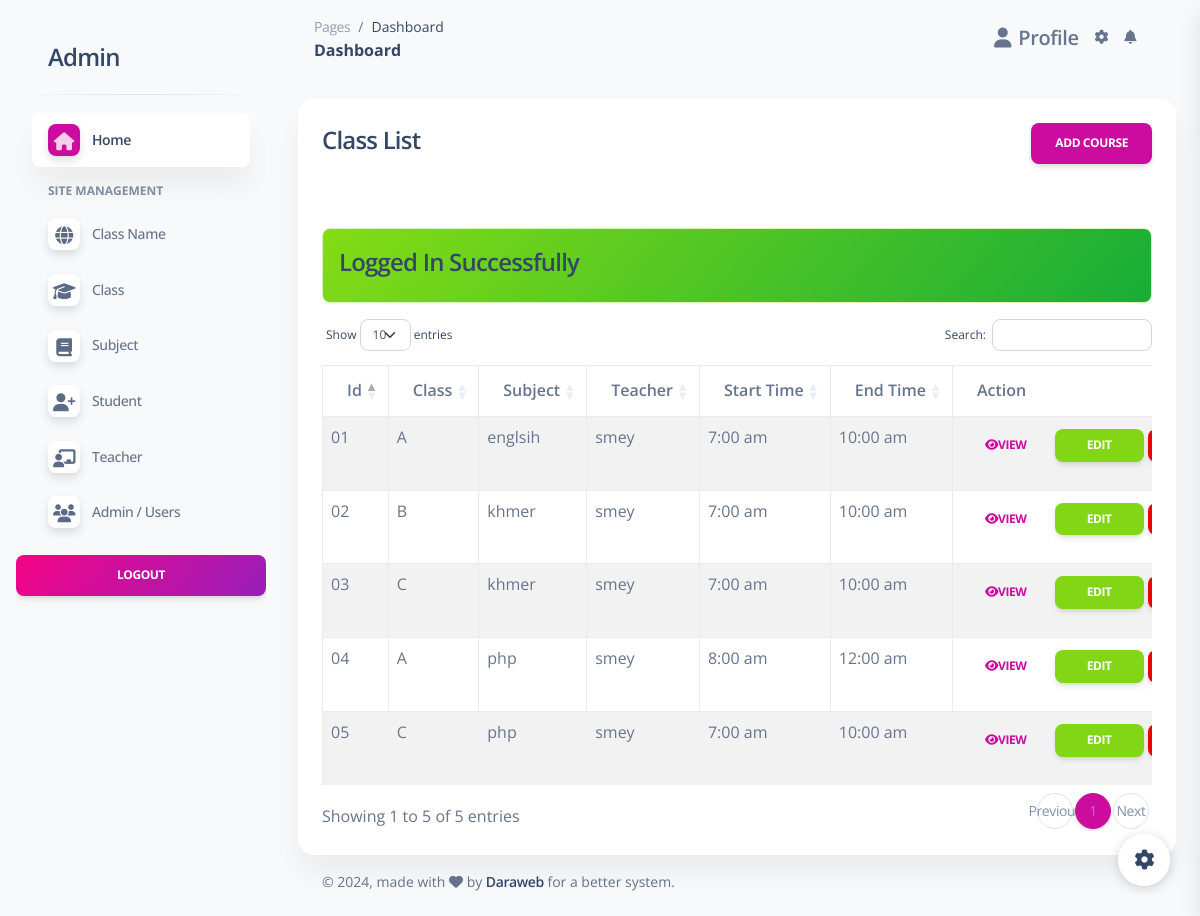
The page /php-admin-panel/admin/course.php (signed in) on the database its author committed.
### tables this page shows
CREATE TABLE `course` (
  `id` int(11) NOT NULL,
  `class_id` int(11) DEFAULT NULL,
  `teacher_id` int(11) DEFAULT NULL,
  `subject_id` int(11) DEFAULT NULL,
  `start_at` varchar(100) NOT NULL,
  `end_at` varchar(100) NOT NULL
);

CREATE TABLE `class` (
  `id` int(11) NOT NULL,
  `name` varchar(100) NOT NULL,
  `subject` varchar(100) NOT NULL,
  `class` varchar(100) NOT NULL
);

CREATE TABLE `subject` (
  `id` int(11) NOT NULL,
  `subject` varchar(100) NOT NULL,
  `name` varchar(11) NOT NULL
);

CREATE TABLE `teacher` (
  `id` int(11) NOT NULL,
  `users_id` int(11) DEFAULT NULL,
  `name` varchar(100) NOT NULL,
  `sex` varchar(11) NOT NULL,
  `email` varchar(100) NOT NULL,
  `password` varchar(100) NOT NULL,
  `photo` varchar(255) DEFAULT NULL,
  `phone` varchar(20) DEFAULT NULL,
  `address` varchar(255) DEFAULT NULL,
  `role` varchar(100) NOT NULL,
  `is_ban` tinyint(1) NOT NULL DEFAULT 0
);

### php-admin-panel/admin/course.php (the view, shortened to what this page needs)
<?php include('includes/header.php'); ?>
<div class="row">
    <div class="col-md-12">
        <div class="card">
            <div class="card-header">
                <h4>
                    Class List
                    <a href="course-create.php" class="btn btn-primary float-end">Add Course</a>
                </h4>
            </div>
            <div class="card-body">
                <?= alertMessage(); ?>
                <div class="table-responsive">
                    <table id="myTable" class="table table-bordered table-striped">
                        <thead>
                            <tr>
                                <th>Id</th>
                                <th>Class</th>
                                <th>Subject</th>
                                <th>Teacher</th>
                                <th>Start Time</th>
                                <th>End Time</th>
                                <th>Action</th>
                            </tr>
                        </thead>
                        <tbody>
                            <?php
                            $courses = getAllCourse();
                            if (mysqli_num_rows($courses)) {
                                foreach ($courses as $index => $courseItem) {
                                    ?>
                                    <tr>
                                        <td>
                                            <?= $invID = str_pad($index + 1, 2, '0', STR_PAD_LEFT); ?>
                                        </td>
                                        <td>
                                            <?= $courseItem['class_name']; ?>
                                        </td>
                                        <td>
                                            <?= $courseItem['subject_name']; ?>
                                        </td>
                                        <td>
                                            <?= $courseItem['teacher_name']; ?>
                                        </td>
                                        <td>
                                            <?= $courseItem['start_at']; ?>
                                        </td>
                                        <td>
                                            <?= $courseItem['end_at']; ?>
                                        </td>
                                        <td>
                                        <a href="courseview.php?id=<?= $courseItem['id']; ?>" class="btn btn-link">
                                                <i class="fas fa-eye"></i>View
                                            </a>
                                            <a href="course-edit.php?id=<?= $courseItem['id']; ?>" class="btn btn-success btn-sm">Edit
                                            </a>
                                            <a href="course-delete.php?id=<?= $courseItem['id']; ?>" class="btn btn-danger btn-sm"
                                                onclick="return confirm('Are you sure you want to delete data?')">
                                            </a>
                                        </td>
                                    </tr>
                                    <?php
                                }
                            } else {
                                ?>
                                <tr>
                                    <td colspan="7">No Record Found</td>
                                </tr>
                                <?php
                            }
                            ?>
                        </tbody>
                    </table>
                </div>
            </div>
        </div>
    </div>
</div>
<?php include('includes/footer.php'); ?>

### rows shown on the page
course: index "01", class.class "A", subject.subject "englsih", teacher.name "smey", start_at "7:00 am", end_at "10:00 am"
course: index "02", class.class "B", subject.subject "khmer", teacher.name "smey", start_at "7:00 am", end_at "10:00 am"
course: index "03", class.class "C", subject.subject "khmer", teacher.name "smey", start_at "7:00 am", end_at "10:00 am"
course: index "04", class.class "A", subject.subject "php", teacher.name "smey", start_at "8:00 am", end_at "12:00 am"
course: index "05", class.class "C", subject.subject "php", teacher.name "smey", start_at "7:00 am", end_at "10:00 am"

### other values the page prints
$_SESSION['status'] "Logged In Successfully"
